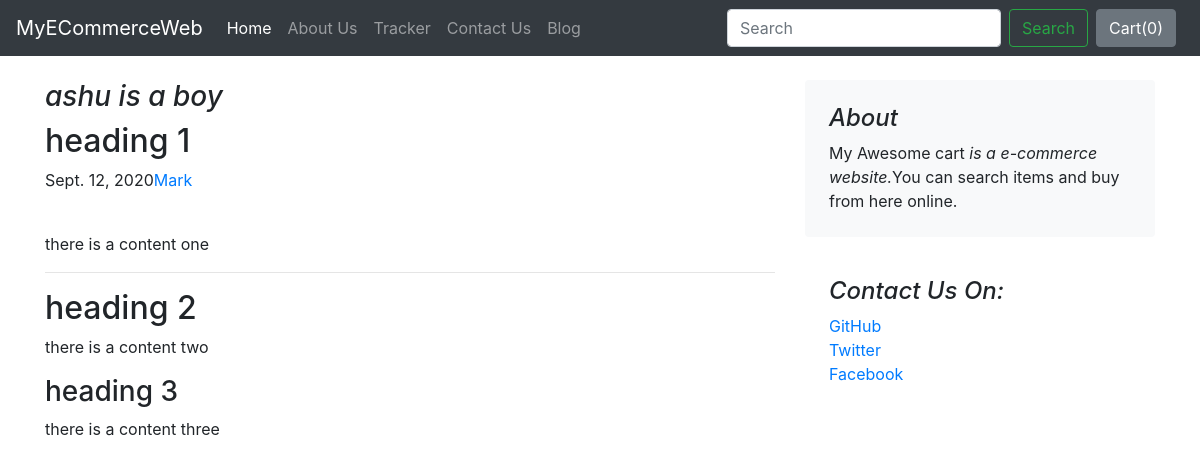
The page /blog/blogpost/1 on the database its author committed.
### blog/models.py (models this page shows)
class Blogpost(models.Model):
    post_id=models.AutoField(primary_key=True)
    title=models.CharField(max_length=50)
    head0=models.CharField(max_length=500,default="")
    chead0=models.CharField(max_length=500,default="")
    head1=models.CharField(max_length=500,default="")
    chead1=models.CharField(max_length=500,default="")
    head2=models.CharField(max_length=500,default="")
    chead2=models.CharField(max_length=500,default="")
    pub_date=models.DateField()
    thumbnail=models.ImageField(upload_to="shop/images",default="")
    def __str__(self):
         return self.title

### blog/views.py (the view)
# urls.py: path('blogpost/<int:id>',views.blogpost,name='blogPost'),
def blogpost(request,id):
    post=Blogpost.objects.filter(post_id=id)[0]
    print(post)
    return render(request,'blog/blogpost.html',{'post':post})

### blog/templates/blog/blogpost.html (shortened to what this page needs)
{% extends 'shop/basic.html' %}
{% block body%}
<div class="container">
  <div class="row mt-4">
    <div class="col-md-8 blog-main">
        <h3 class="font-italic">
            {{post.title}}
        </h3>
      <div class="blog-post">
        <h2 class="blog-post-title">{{post.head0}}</h2>
        <p class="blog-post-meta">{{post.pub_date}}<a href="#">Mark</a></p>
        <div class="fb-like" data-href="http://127.0.0.1:8000/blog/blogpost/{{post.post_id}}" data-layout="standard" data-action="like" data-size="large" data-show-faces="false" data-share="true"></div><br>
        <p>{{post.chead0}}</p>
        <hr>
         <h2>{{post.head1}}</h2>
        <p>{{post.chead1}}</p>
        <h3>{{post.head2}}</h3>
        <p>{{post.chead2}}</p>
        </div>
    </div>
    <aside class="col-md-4 blog-sidebar">
      <div class="p-4 mb-3 bg-light rounded">
        <h4 class="font-italic">About</h4>
        <p class="mb-0">My Awesome cart <em>is a e-commerce website.</em>You can search items and buy from here online.</p>
      </div>
      <div class="p-4">
        <h4 class="font-italic">Contact Us On:</h4>
        <ol class="list-unstyled">
          <li><a href="#">GitHub</a></li>
          <li><a href="#">Twitter</a></li>
          <li><a href="#">Facebook</a></li>
        </ol>
      </div>
    </aside>
  </div>
  </div>
{% endblock %}

### rows shown on the page
Blogpost: title "ashu is a boy", head0 "heading 1", pub_date "Sept. 12, 2020", chead0 "there is a content one", head1 "heading 2", chead1 "there is a content two", head2 "heading 3", chead2 "there is a content three"
